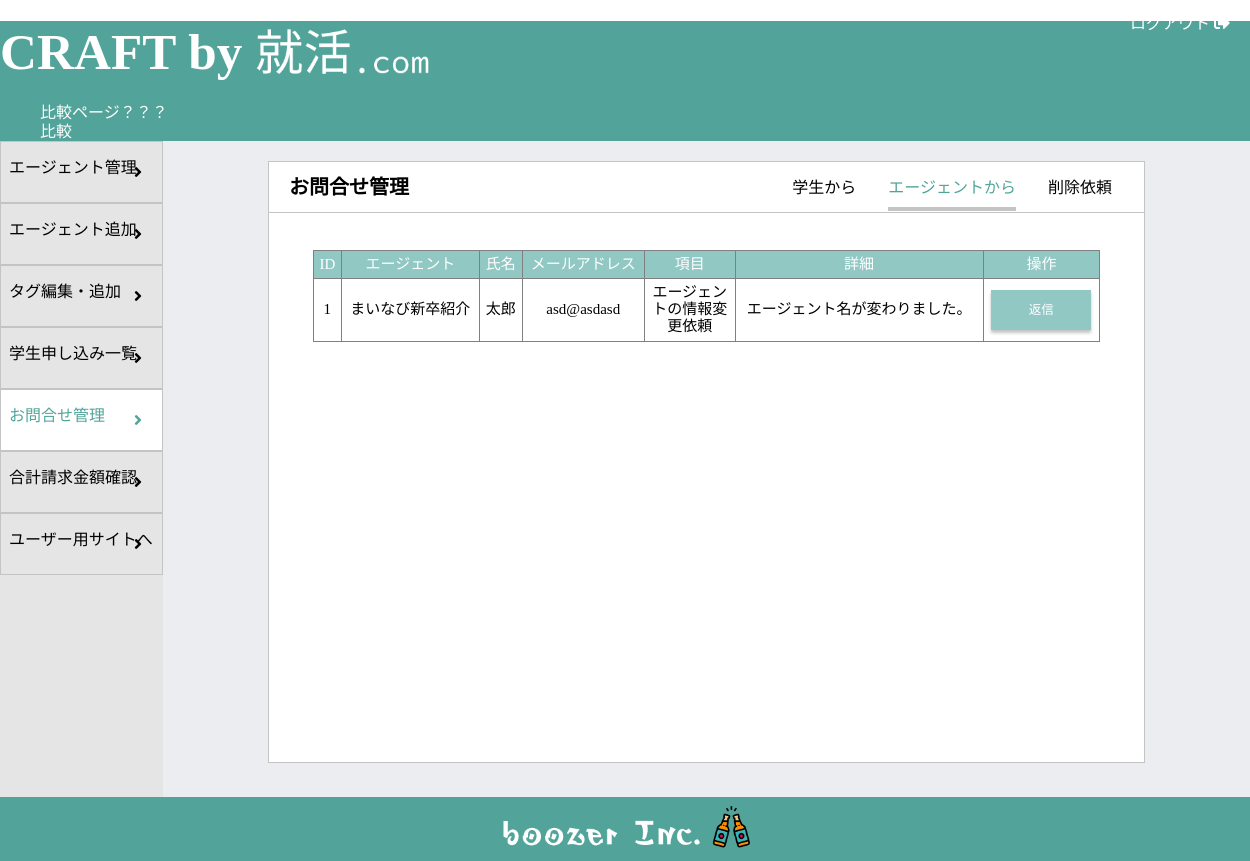
Page /craft_admin/inquiries_agent.php (signed in) on the committed database.
### tables this page shows
CREATE TABLE agent_inquiries (
    id INT AUTO_INCREMENT NOT NULL PRIMARY KEY,
    agent_name VARCHAR(255) NOT NULL,
    agent_id INT NOT NULL,
    name VARCHAR(255) NOT NULL,
    email VARCHAR(255) NOT NULL,
    content VARCHAR(255) NOT NULL,
    details VARCHAR(255) NOT NULL
);

### src/craft_admin/inquiries_agent.php (the view, shortened to what this page needs)
<?php
require('../dbconnect.php');
$stmt = $db->query("SELECT * FROM agent_inquiries");
$results = $stmt->fetchAll();
?>
<!DOCTYPE html>
<html lang="en">
<head>
  <link href="https://use.fontawesome.com/releases/v5.15.4/css/all.css" rel="stylesheet">
</head>
<body>
  <?php require('../_header.php'); ?>
  <div class="util_logout">
    <a href="./login/logout.php">
      ログアウト
      <i class="fas fa-sign-out-alt"></i>
    </a>
  </div>
  <div class="util_container">
    <div class="util_sidebar">
      <div class="util_sidebar_button">
        <a class="util_sidebar_link" href="/craft_admin/home.php">エージェント管理</a>
        <i class="fas fa-angle-right"></i>
      </div>
      <div class="util_sidebar_button">
        <a class="util_sidebar_link" href="/craft_admin/add_agent.php">エージェント追加</a>
        <i class="fas fa-angle-right"></i>
      </div>
      <div class="util_sidebar_button">
        <a class="util_sidebar_link" href="/craft_admin/tag.php">タグ編集・追加</a>
        <i class="fas fa-angle-right"></i>
      </div>
      <div class="util_sidebar_button">
        <a class="util_sidebar_link" href="/craft_admin/students_info.php">学生申し込み一覧</a>
        <i class="fas fa-angle-right"></i>
      </div>
      <div class="util_sidebar_button  util_sidebar_button--selected">
        <a class="util_sidebar_link util_sidebar_link--selected" href="/craft_admin/inquiries.php">お問合せ管理</a>
        <i class="fas fa-angle-right"></i>
      </div>
      <div class="util_sidebar_button">
        <a class="util_sidebar_link" href="/craft_admin/invoice.php">合計請求金額確認</a>
        <i class="fas fa-angle-right"></i>
      </div>
      <div class="util_sidebar_button">
        <a class="util_sidebar_link" href="/userpage/top.php" target="_blank">ユーザー用サイトへ</a>
        <i class="fas fa-angle-right"></i>
      </div>
    </div>
    <div class="util_content">
      <div class="util_title">
        <h2 class="util_title--text">
          お問合せ管理
        </h2>
        <div class="tab_container">
          <div class="tab-area">
            <div class="tab">
              <a class="tab__link" href="contact_management.php">学生から</a>
            </div>
            <div class="tab  active">
              <a class="tab__link__active" href="inquiries_agent.php">
                エージェントから
              </a>
            </div>
            <div class="tab">
              <a class="tab__link" href="inquiries_delete.php">
                削除依頼
              </a>
            </div>
          </div>
        </div>
      </div>
      <div class="manageinquiries">
        <div class="cont_for_scroll">
          <table class="manageinquiries_table" border=1; style=border-collapse:collapse;>
            <tr>
              <th class="dontwrap">ID</th>
              <th class="dontwrap">エージェント</th>
              <th>氏名</th>
              <th>メールアドレス</th>
              <th>項目</th>
              <th>詳細</th>
              <th>操作</th>
            </tr>
            <form action="delete_student_application.php?id=" method="POST">
              <?php
              foreach ($results as $result) {
                echo "<tr>";
                echo "<th>";
                echo $result['id'];
                echo "</th>";
                echo "<th>";
                echo $result['agent_name'];
                echo "</th>";
                echo "<th class='dontwrap'>";
                echo $result['name'];
                echo "</th>";
                echo "<th>";
                echo $result['email'];
                echo "</th>";
                echo "<th style='width: 80px'>";
                echo $result['content'];
                echo "</th>";
                echo "<th>";
                echo $result['details'];
                echo "</th>";
                echo "<th>"
              ?>
                <div class="manageinquiries_buttons">
                  <button onclick="modalOpen(<?= $result['id'] ?>)" type="button" class="manageinquiries_buttons--reply">返信</button>
                </div>
              <?php
                echo "</th>";
                echo "</tr>";
              };
              ?>
          </table>
        </div>
      </div>
    </div>
  </div>
      <?php require('../_footer.php'); ?>
</body>
</html>

### rows in the picture
agent_inquiries: id "1", agent_name "まいなび新卒紹介", name "太郎", email "asd@asdasd", content "エージェントの情報変更依頼", details "エージェント名が変わりました。"
